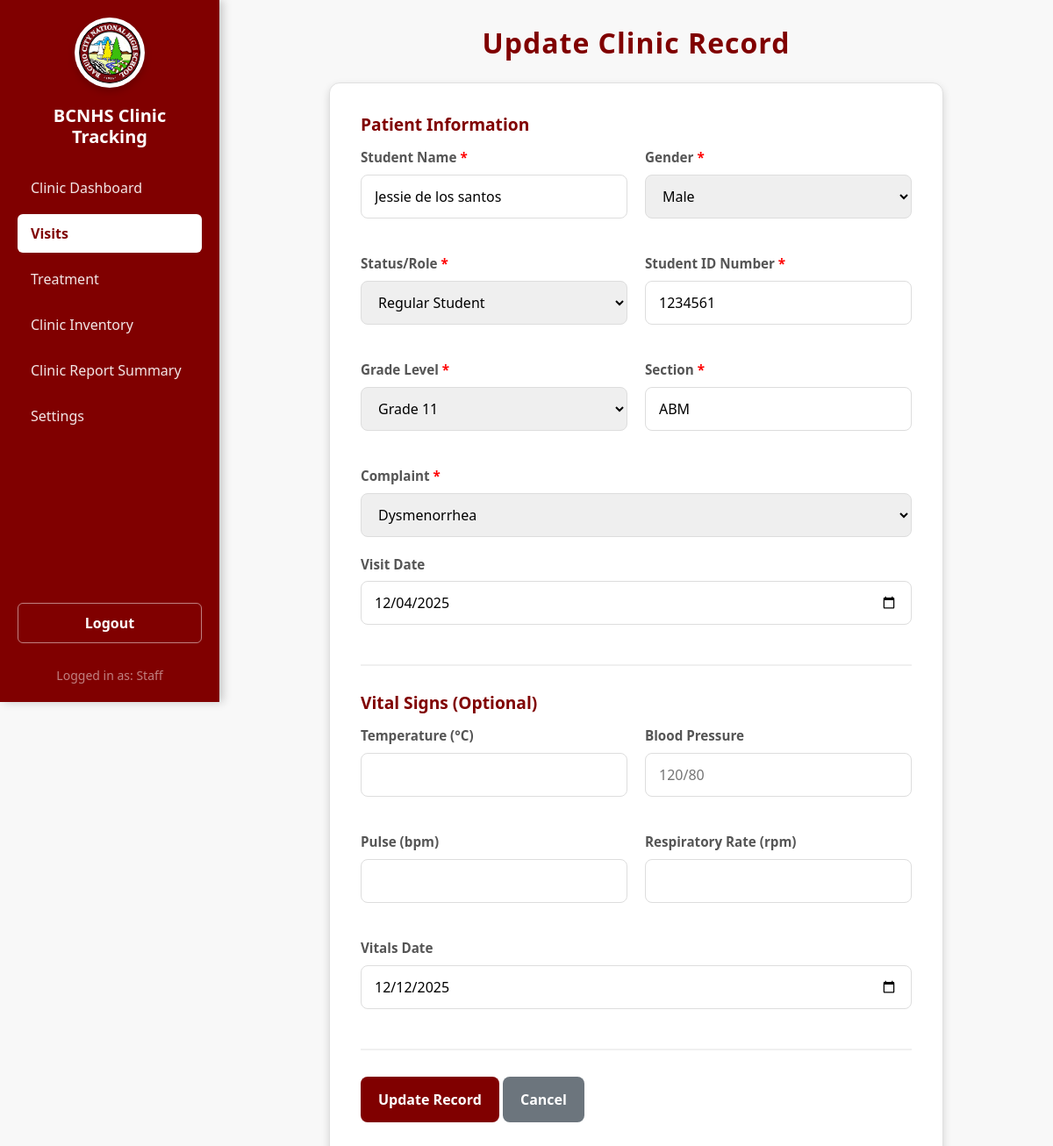
Screenshot of /studentRecords/update.php?id=2 (signed in) with the database file from the repository.
### tables this page shows
CREATE TABLE `studentrecord` (
  `ID` int(11) NOT NULL,
  `name` varchar(32) NOT NULL,
  `idNum` int(12) NOT NULL,
  `gender` varchar(10) DEFAULT NULL,
  `role` varchar(50) NOT NULL DEFAULT 'Student',
  `department` varchar(30) NOT NULL,
  `section` varchar(50) DEFAULT NULL,
  `complaint` varchar(255) NOT NULL,
  `visitDate` date NOT NULL
);

### studentRecords/oop.php (called while the page is built, shortened)
<?php
class oop_class {
    private $conn;
    function __construct(){
        try {
            $connection = "mysql:host=" . SERVER . ";dbname=" . DBNAME . ";charset=utf8";
            $this->conn = new PDO($connection, USER, PASS);
            $this->conn->setAttribute(PDO::ATTR_ERRMODE, PDO::ERRMODE_EXCEPTION);
        } catch (PDOException $e) {
            echo "<script>alert('Connection Failed');</script>";
        }
    }
    public function show_update_data_with_vitals($ID){
        $select = "SELECT
            sr.*,
            sv.temperature,
            sv.bloodPressure,
            sv.pulse,
            sv.respiratoryRate,
            sv.vitalDate
        FROM studentrecord sr
        LEFT JOIN student_vitals sv ON sr.ID = sv.studentID
            AND sv.vitalDate = (
                SELECT MAX(vitalDate)
                FROM student_vitals sv2
                WHERE sv2.studentID = sr.ID
            )
        WHERE sr.ID = :id";
        $stmt = $this->conn->prepare($select);
        $stmt->execute([':id' => $ID]);
        return $stmt->fetch(PDO::FETCH_ASSOC);
    }
}
?>

### studentRecords/update.php (the view, shortened to what this page needs)
<?php
include "oop.php";
$oop = new oop_class();
include '../sidebar/sidebar.php';
$show_update_data = null;
if (isset($_GET['id'])) {
    $ID = $_GET['id'];
    $show_update_data = $oop->show_update_data_with_vitals($ID);
}
?>
<!DOCTYPE html>
<html lang="en">
<head>
</head>
<body>
<div class="main-content">
<h2>Update Clinic Record</h2>
<?php if (!empty($show_update_data)):
$row = $show_update_data;
?>
<div class="form-container">
<form method="POST">
<div class="form-section">
    <h3>Patient Information</h3>
<div class="form-row">
    <div class="form-group">
        <label class="required-label">Student Name</label>
        <input type="text" name="name" value="<?= htmlspecialchars($row['name']) ?>" required>
</div>
        <div class="form-group">
                <label for="gender" id="genderLabel">Gender</label>
                <select name="gender" id="gender">
                <option value="Male" <?= $row['gender']=='Male'?'selected':'' ?>>Male</option>
</select>
</div>
    </div>
    <div class="form-row">
            <div class="form-group">
                <label for="role" class="required-label">Status/Role</label>
                <select name="role" id="role" required>
                    <option value="Student" <?= $row['role']=='Student'?'selected':'' ?>>Regular Student</option>
                </select>
            </div>
                <div class="form-group">
            <label id="idNumLabel">Student ID Number</label>
                <input type="text" name="idNum" id="idNum" value="<?= htmlspecialchars($row['idNum']) ?>">
            </div>
        </div>
            <div class="form-row" id="gradeSectionRow">
            <div class="form-group">
                <label id="gradeLabel">Grade Level</label>
                <select name="department" id="department">
                    <?php
                    foreach(["Grade 7","Grade 8","Grade 9","Grade 10","Grade 11","Grade 12"] as $grade) {
                        echo "<option value='$grade' ".($row['department']==$grade?'selected':'').">$grade</option>";
                    }
                    ?>
            </select>
            </div>
            <div class="form-group">
                <label id="sectionLabel">Section</label>
                <input type="text" name="section" id="section" value="<?= htmlspecialchars($row['section']) ?>">
            </div>
        </div>
        <div class="form-group">
            <label class="required-label">Complaint</label>
            <select name="complaint" required>
                <?php
                $complaints = [
                    "Fever","Stomach ache","Dysmenorrhea","Headache","Sore throat","Cough", "Colds",
                    "Minor injuries (sprains, cuts, bruises)","Dizziness","Fainting","Toothache",
                    "Allergy","Strep throat","Pink eye (conjunctivitis)","Hyperacidity",
                    "Nosebleeds","Chickenpox","Hand, foot, and mouth disease"
                ];
                foreach($complaints as $c){
                     echo "<option value='$c' ".($row['complaint']==$c?'selected':'').">$c</option>";
                }
                ?>
            </select>
        </div>
        <div class="form-group">
            <label>Visit Date</label>
            <input type="date" name="visitDate" value="<?= $row['visitDate'] ?>" required>
        </div>
    </div>
        <div class="form-section">
        <h3>Vital Signs (Optional)</h3>
        <div class="form-row">
            <div class="form-group">
                <label>Temperature (°C)</label>
                <input type="number" step="0.1" name="temperature" value="<?= $row['temperature'] ?>" min="30" max="42">
            </div>
            <div class="form-group">
                <label>Blood Pressure</label>
                <input type="text" name="bloodPressure" value="<?= $row['bloodPressure'] ?>" placeholder="120/80">
            </div>
        </div>
        <div class="form-row">
            <div class="form-group">
                <label>Pulse (bpm)</label>
            <input type="number" name="pulse" value="<?= $row['pulse'] ?>" min="40" max="200">
            </div>
            <div class="form-group">
                <label>Respiratory Rate (rpm)</label>
                <input type="number" name="respiratoryRate" value="<?= $row['respiratoryRate'] ?>" min="10" max="40">
            </div>
    </div>
        <div class="form-group">
            <label>Vitals Date</label>
            <input type="date" name="vitalDate" value="<?= $row['vitalDate'] ?: date('Y-m-d') ?>">
        </div>
    </div>
    <div class="button-group">
        <button type="submit" name="enter" class="btn btn-update">Update Record</button>
        <a href="index.php" class="btn btn-cancel">Cancel</a>
    </div>
</form>
</div>
<?php endif; ?>
</div>
</body>
</html>

### sidebar/sidebar.php (style rules this page uses)
:root { --primary-maroon: #800000; --light-bg: #f8f8f8; }

### studentRecords/update.php (style rules this page uses)
:root { --primary-maroon: #800000; --light-bg: #f8f8f8; --box-shadow: 0 4px 10px rgba(0, 0, 0, 0.15); }
body { margin: 0; font-family: 'Segoe UI', Tahoma, Geneva, Verdana, sans-serif; background: var(--light-bg); }
.main-content { margin-left: 250px; padding: 30px 40px; background: var(--light-bg); min-height: 100vh; }
h2 { margin-bottom: 26px; color: var(--primary-maroon); letter-spacing: 1px; text-align: center; font-weight: 600; }
.form-container { background: #fff; max-width: 700px; margin: 0 auto; padding: 35px; border-radius: 12px; box-shadow: var(--box-shadow); border: 1px solid #e0e0e0; }
.form-row { display: grid; grid-template-columns: 1fr 1fr; gap: 20px; margin-bottom: 20px; }
.form-group { margin-bottom: 20px; }
.form-section { margin-bottom: 30px; padding-bottom: 25px; border-bottom: 2px solid #f0f0f0; }
.form-section h3 { color: var(--primary-maroon); margin-bottom: 15px; font-size: 1.2rem; font-weight: 600; }
label { display: block; margin-bottom: 8px; color: #555; font-weight: 600; font-size: 0.95rem; }
input, select { width: 100%; padding: 12px 15px; border: 1.5px solid #ddd; border-radius: 8px; font-size: 1rem; transition: border-color 0.3s ease, box-shadow 0.3s ease; box-sizing: border-box; }
.button-group { display: flex; gap: 15px; margin-top: 30px; }
.btn { flex: 1; padding: 14px 20px; border: none; border-radius: 8px; font-size: 1rem; font-weight: 600; cursor: pointer; transition: all 0.3s ease; }
.btn-update { background: var(--primary-maroon); color: #fff; }
.btn-cancel { background: #6c757d; color: #fff; }
.required-label::after { content: ' *'; color: red; }

### rows the page displays
studentrecord: name "Jessie de los santos", gender "Male", role "Regular Student", idNum "1234561", department "Grade 11", section "ABM", complaint "Dysmenorrhea", visitDate "12/04/2025"

### other values shown
$role "Staff"
